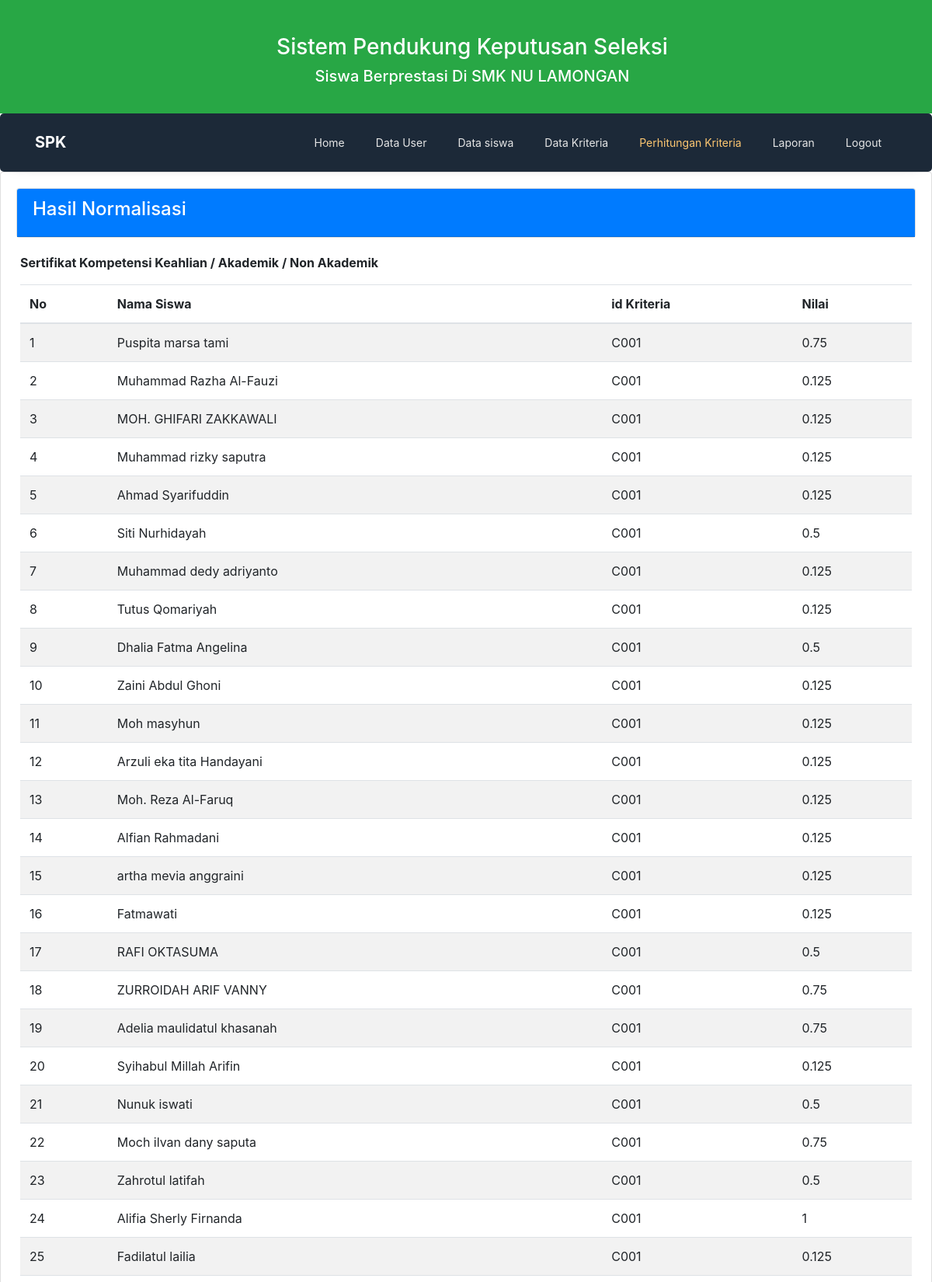
/hitung/hitung.php (upper part), run on the app's committed database.
### tables this page shows
CREATE TABLE `dt_kriteria` (
  `kd_kriteria` int(11) NOT NULL,
  `id_kriteria` varchar(10) NOT NULL,
  `sifat` enum('Benefit','Cost','','') NOT NULL,
  `bobot` float NOT NULL
);

CREATE TABLE `kriteria` (
  `id_kriteria` varchar(10) NOT NULL,
  `nama_kriteria` varchar(100) NOT NULL
);

CREATE TABLE `nilai_normalisasi` (
  `kd_normalisasi` int(11) NOT NULL,
  `kd_siswa` varchar(11) NOT NULL,
  `id_kriteria` varchar(10) NOT NULL,
  `nilai_normalisasi` float NOT NULL,
  `hitung` float NOT NULL
);

CREATE TABLE `dt_siswa` (
  `kd_siswa` varchar(11) NOT NULL,
  `nama_siswa` varchar(50) NOT NULL,
  `jenis_kelamin` enum('Laki - Laki','Perempuan') NOT NULL,
  `jurusan` varchar(15) NOT NULL,
  `kelas` varchar(15) NOT NULL,
  `alamat` varchar(100) NOT NULL
);

### hitung/hitung.php (the view, shortened to what this page needs)
<?php include_once('header.php');
require_once "../config/config.php";
?>
<div class="card">
    <div class="card-body">
        <div class="row ">
            <div class="col-12">
                <div class="card">
                    <div class="card-header bg-primary">
                        <h4 class="text-white">Hasil Normalisasi</h4>
                    </div>
                </div>
            </div>
            <div class="card-body">
                <?php
                $SqlQuery = mysqli_query($con, "SELECT * FROM `dt_kriteria` AS u INNER JOIN kriteria AS k ON u.id_kriteria=k.id_kriteria");
                if (mysqli_num_rows($SqlQuery) > 0) {
                    while ($row = mysqli_fetch_array($SqlQuery)) {
                        $namakriteria = $row['nama_kriteria']
                ?>
                        </h5 class="mt-3 "><strong><?= $row['nama_kriteria'] ?></strong></h5>
                        <div class="table-responsive mt-3">
                            <div class="table-responsive">
                                <table class="table table-striped mb-0 admin" id="admin">
                                    <thead>
                                        <tr>
                                            <CENTER>
                                                <th>No</th>
                                                <th> Nama Siswa</th>
                                                <th> id Kriteria </th>
                                                <th>Nilai</th>
                                            </CENTER>
                                        </tr>
                                    </thead>
                                    <tbody>
                                        <?php
                                        $Sqlkriteria = mysqli_query($con, "SELECT * FROM nilai_normalisasi as n INNER JOIN dt_siswa as w  INNER JOIN kriteria as k ON n.id_kriteria=k.id_kriteria && n.kd_siswa=w.kd_siswa  WHERE w.kd_siswa=n.kd_siswa && k.nama_kriteria='$namakriteria'");
                                        $no = 1;
                                        if (mysqli_num_rows($Sqlkriteria) > 0) {
                                            while ($row = mysqli_fetch_array($Sqlkriteria)) {
                                        ?>
                                                <td><?= $no++ ?></td>
                                                <td><?= $row['nama_siswa'] ?></td>
                                                <td><?= $row['id_kriteria'] ?></td>
                                                <td><?= $row['nilai_normalisasi'] ?></td>
                                        <?php
                                            }
                                        }
                                        ?>
                                    </tbody>
                                </table>
                            </div>
                        </div>
                <?php
                    }
                }
                ?>
            </div>
        </div>
    </div>

### data on the page
dt_kriteria: id_kriteria.nama_kriteria "Sertifikat Kompetensi Keahlian / Akademik / Non Akademik"
nilai_normalisasi: kd_siswa.nama_siswa "Puspita marsa tami", id_kriteria.id_kriteria "C001", nilai_normalisasi "0.75"
nilai_normalisasi: kd_siswa.nama_siswa "Muhammad Razha Al-Fauzi", id_kriteria.id_kriteria "C001", nilai_normalisasi "0.125"
nilai_normalisasi: kd_siswa.nama_siswa "MOH. GHIFARI ZAKKAWALI", id_kriteria.id_kriteria "C001", nilai_normalisasi "0.125"
nilai_normalisasi: kd_siswa.nama_siswa "Muhammad rizky saputra", id_kriteria.id_kriteria "C001", nilai_normalisasi "0.125"
nilai_normalisasi: kd_siswa.nama_siswa "Ahmad Syarifuddin", id_kriteria.id_kriteria "C001", nilai_normalisasi "0.125"
nilai_normalisasi: kd_siswa.nama_siswa "Siti Nurhidayah", id_kriteria.id_kriteria "C001", nilai_normalisasi "0.5"
nilai_normalisasi: kd_siswa.nama_siswa "Muhammad dedy adriyanto", id_kriteria.id_kriteria "C001", nilai_normalisasi "0.125"
nilai_normalisasi: kd_siswa.nama_siswa "Tutus Qomariyah", id_kriteria.id_kriteria "C001", nilai_normalisasi "0.125"
nilai_normalisasi: kd_siswa.nama_siswa "Dhalia Fatma Angelina", id_kriteria.id_kriteria "C001", nilai_normalisasi "0.5"
nilai_normalisasi: kd_siswa.nama_siswa "Zaini Abdul Ghoni", id_kriteria.id_kriteria "C001", nilai_normalisasi "0.125"
nilai_normalisasi: kd_siswa.nama_siswa "Moh masyhun", id_kriteria.id_kriteria "C001", nilai_normalisasi "0.125"
nilai_normalisasi: kd_siswa.nama_siswa "Arzuli eka tita Handayani", id_kriteria.id_kriteria "C001", nilai_normalisasi "0.125"
nilai_normalisasi: kd_siswa.nama_siswa "Moh. Reza Al-Faruq", id_kriteria.id_kriteria "C001", nilai_normalisasi "0.125"
nilai_normalisasi: kd_siswa.nama_siswa "Alfian Rahmadani", id_kriteria.id_kriteria "C001", nilai_normalisasi "0.125"
nilai_normalisasi: kd_siswa.nama_siswa "artha mevia anggraini", id_kriteria.id_kriteria "C001", nilai_normalisasi "0.125"
nilai_normalisasi: kd_siswa.nama_siswa "Fatmawati", id_kriteria.id_kriteria "C001", nilai_normalisasi "0.125"
nilai_normalisasi: kd_siswa.nama_siswa "RAFI OKTASUMA", id_kriteria.id_kriteria "C001", nilai_normalisasi "0.5"
nilai_normalisasi: kd_siswa.nama_siswa "ZURROIDAH ARIF VANNY", id_kriteria.id_kriteria "C001", nilai_normalisasi "0.75"
nilai_normalisasi: kd_siswa.nama_siswa "Adelia maulidatul khasanah", id_kriteria.id_kriteria "C001", nilai_normalisasi "0.75"
nilai_normalisasi: kd_siswa.nama_siswa "Syihabul Millah Arifin", id_kriteria.id_kriteria "C001", nilai_normalisasi "0.125"
nilai_normalisasi: kd_siswa.nama_siswa "Nunuk iswati", id_kriteria.id_kriteria "C001", nilai_normalisasi "0.5"
nilai_normalisasi: kd_siswa.nama_siswa "Moch ilvan dany saputa", id_kriteria.id_kriteria "C001", nilai_normalisasi "0.75"
nilai_normalisasi: kd_siswa.nama_siswa "Zahrotul latifah", id_kriteria.id_kriteria "C001", nilai_normalisasi "0.5"
nilai_normalisasi: kd_siswa.nama_siswa "Alifia Sherly Firnanda", id_kriteria.id_kriteria "C001", nilai_normalisasi "1"
nilai_normalisasi: kd_siswa.nama_siswa "Fadilatul lailia", id_kriteria.id_kriteria "C001", nilai_normalisasi "0.125"
